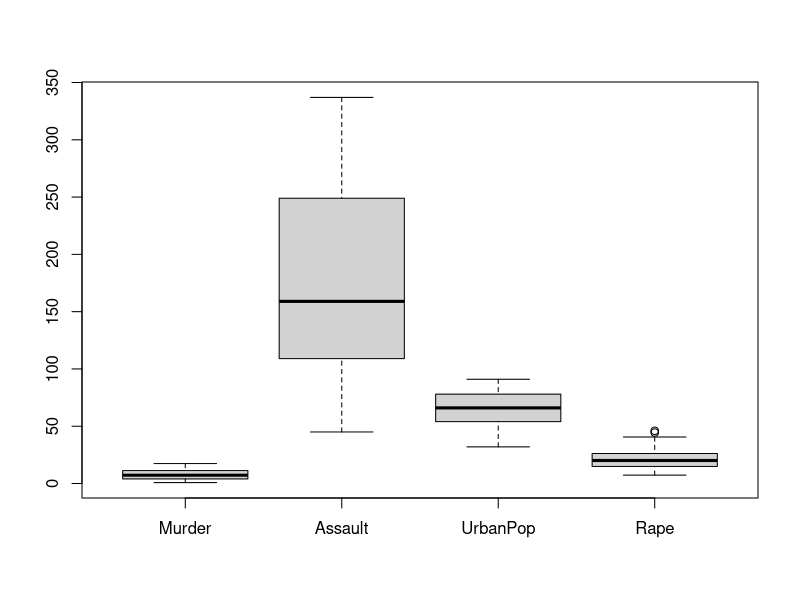
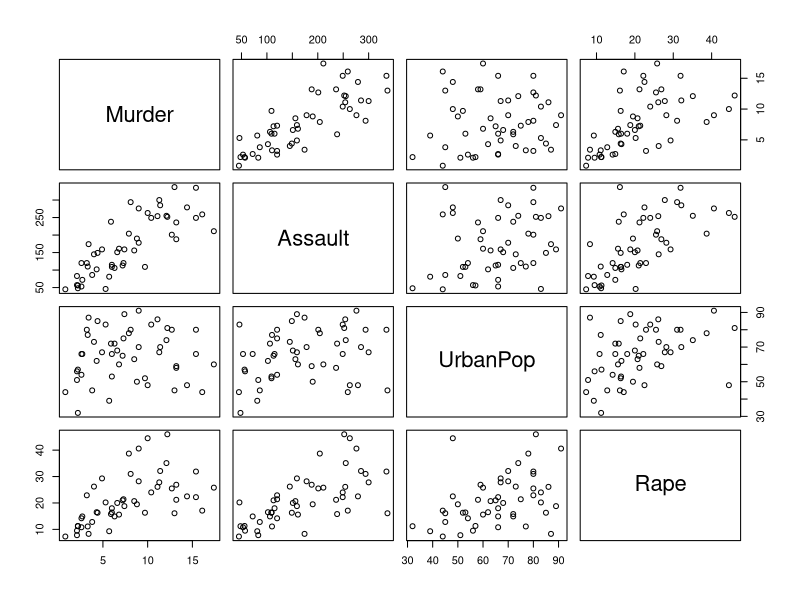
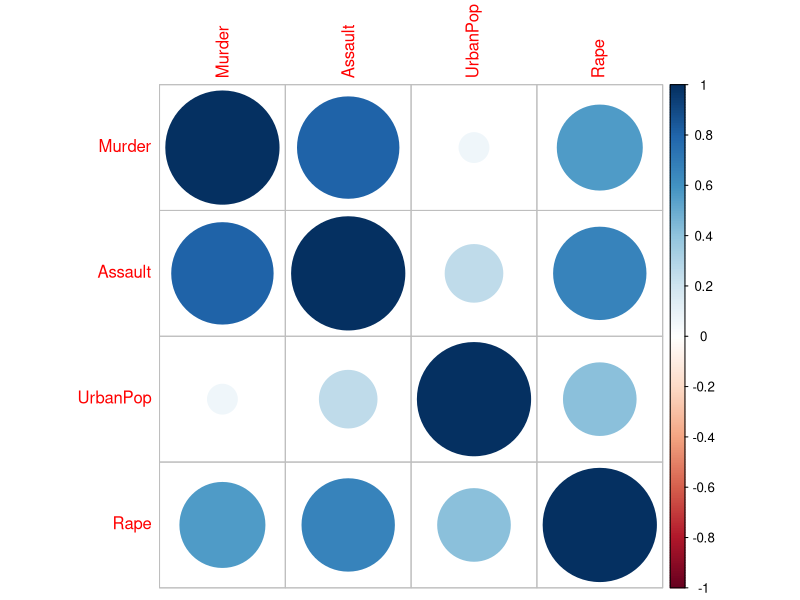
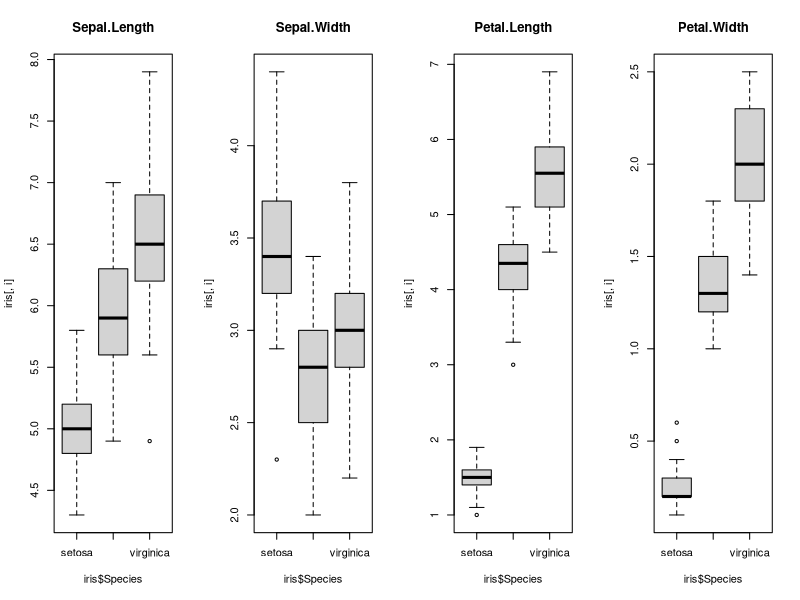
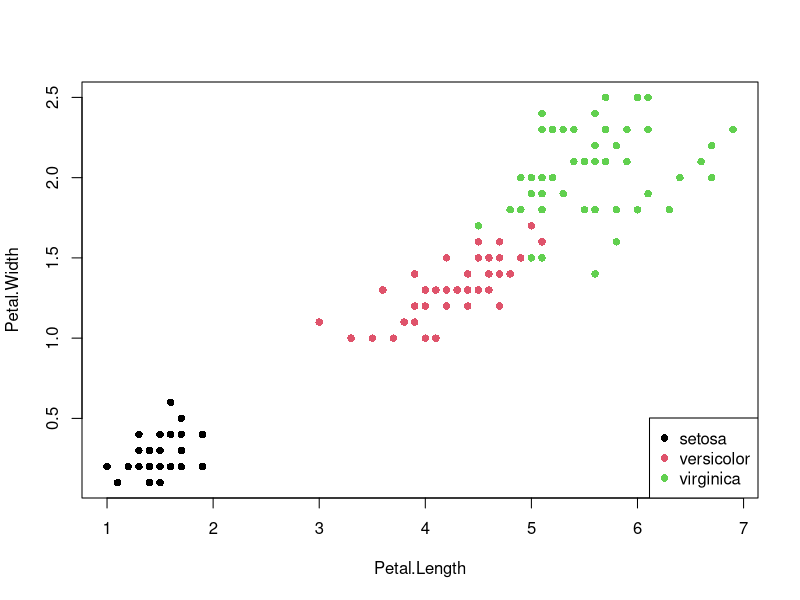

R code for these plots, in order:
### R code from vignette source 'tp1.Rnw'
### Encoding: UTF-8

###################################################
### code chunk number 1: tp1.Rnw:12-14
###################################################
data(USArrests)
help(USArrests)


###################################################
### code chunk number 2: tp1.Rnw:19-20
###################################################
dim(USArrests)


###################################################
### code chunk number 3: tp1.Rnw:24-25
###################################################
summary(USArrests)


###################################################
### code chunk number 4: tp1.Rnw:29-30
###################################################
boxplot(USArrests)


###################################################
### code chunk number 5: tp1.Rnw:34-35
###################################################
apply(USArrests,2,var)


###################################################
### code chunk number 6: tp1.Rnw:39-40
###################################################
pairs(USArrests)


###################################################
### code chunk number 7: tp1.Rnw:44-48
###################################################
var(USArrests)
cov(USArrests)
cor(USArrests)
cor(USArrests,method="spearman")


###################################################
### code chunk number 8: tp1.Rnw:52-54
###################################################
library(corrplot)
corrplot(cor(USArrests))


###################################################
### code chunk number 9: tp1.Rnw:61-63
###################################################
data(iris)
data(iris3)


###################################################
### code chunk number 10: tp1.Rnw:70-71
###################################################
apply(iris3,c(2,3),mean)


###################################################
### code chunk number 11: tp1.Rnw:74-75
###################################################
apply(iris[,1:4], 2, function(x){tapply(x,iris$Species,mean)})


###################################################
### code chunk number 12: tp1.Rnw:79-82
###################################################
par(mfrow=c(1,4))
for (i in 1:4) boxplot(iris[,i]~iris$Species,main=colnames(iris)[i])
par(mfrow=c(1,1))


###################################################
### code chunk number 13: tp1.Rnw:87-89
###################################################
plot(iris[,3],iris[,4],pch=16,col=iris$Species,xlab="Petal.Length",ylab="Petal.Width")
legend("bottomright",as.character(unique(iris$Species)), pch=16, col=1:3)


